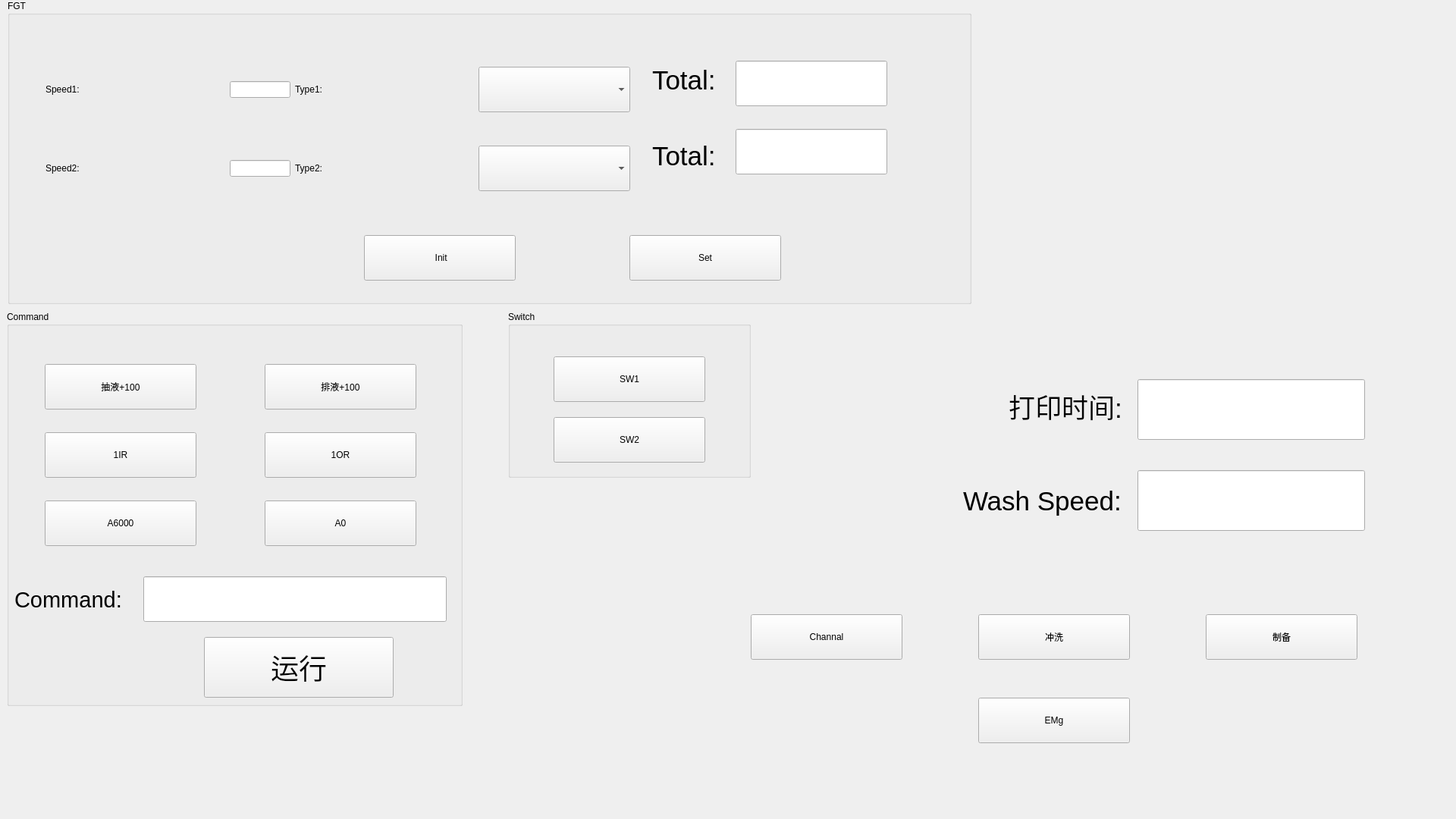
    <widget class="QWidget" name="tabFgt">
     <property name="sizePolicy">
      <sizepolicy hsizetype="Expanding" vsizetype="Expanding">
       <horstretch>0</horstretch>
       <verstretch>0</verstretch>
      </sizepolicy>
     </property>
     <property name="minimumSize">
      <size>
       <width>1920</width>
       <height>1080</height>
      </size>
     </property>
     <property name="maximumSize">
      <size>
       <width>1920</width>
       <height>1080</height>
      </size>
     </property>
     <attribute name="title">
      <string>Fgt</string>
     </attribute>
     <widget class="QGroupBox" name="groupBox_6">
      <property name="geometry">
       <rect>
        <x>10</x>
        <y>0</y>
        <width>1271</width>
        <height>401</height>
       </rect>
      </property>
      <property name="title">
       <string>FGT</string>
      </property>
      <widget class="QPushButton" name="btnFgtSet">
       <property name="geometry">
        <rect>
         <x>820</x>
         <y>310</y>
         <width>200</width>
         <height>60</height>
        </rect>
       </property>
       <property name="minimumSize">
        <size>
         <width>200</width>
         <height>60</height>
        </size>
       </property>
       <property name="maximumSize">
        <size>
         <width>200</width>
         <height>60</height>
        </size>
       </property>
       <property name="text">
        <string>Set</string>
       </property>
      </widget>
      <widget class="QPushButton" name="btnFgtInit">
       <property name="geometry">
        <rect>
         <x>470</x>
         <y>310</y>
         <width>200</width>
         <height>60</height>
        </rect>
       </property>
       <property name="minimumSize">
        <size>
         <width>200</width>
         <height>60</height>
        </size>
       </property>
       <property name="maximumSize">
        <size>
         <width>200</width>
         <height>60</height>
        </size>
       </property>
       <property name="text">
        <string> Init</string>
       </property>
      </widget>
      <widget class="QWidget" name="layoutWidget">
       <property name="geometry">
        <rect>
         <x>50</x>
         <y>50</y>
         <width>771</width>
         <height>241</height>
        </rect>
       </property>
       <layout class="QGridLayout" name="gridLayout">
        <item row="0" column="0">
         <widget class="QLabel" name="label_5">
          <property name="text">
           <string>Speed1:</string>
          </property>
         </widget>
        </item>
        <item row="1" column="0">
         <widget class="QLabel" name="label_6">
          <property name="text">
           <string>Speed2:</string>
          </property>
         </widget>
        </item>
        <item row="0" column="2">
         <widget class="QLabel" name="label_3">
          <property name="text">
           <string>Type1:</string>
          </property>
         </widget>
        </item>
        <item row="1" column="1">
         <widget class="QLineEdit" name="fgts2">
          <property name="maximumSize">
           <size>
            <width>80</width>
            <height>16777215</height>
           </size>
          </property>
         </widget>
        </item>
        <item row="1" column="2">
         <widget class="QLabel" name="label_4">
          <property name="text">
           <string>Type2:</string>
          </property>
         </widget>
        </item>
        <item row="0" column="1">
         <widget class="QLineEdit" name="fgts1">
          <property name="maximumSize">
           <size>
            <width>80</width>
            <height>16777215</height>
           </size>
          </property>
         </widget>
        </item>
        <item row="0" column="3">
         <widget class="QComboBox" name="fgtType1">
          <property name="minimumSize">
           <size>
            <width>200</width>
            <height>60</height>
           </size>
          </property>
          <property name="maximumSize">
           <size>
            <width>200</width>
            <height>60</height>
           </size>
          </property>
         </widget>
        </item>
        <item row="1" column="3">
         <widget class="QComboBox" name="fgtType2">
          <property name="minimumSize">
           <size>
            <width>200</width>
            <height>60</height>
           </size>
          </property>
          <property name="maximumSize">
           <size>
            <width>200</width>
            <height>60</height>
           </size>
          </property>
         </widget>
        </item>
       </layout>
      </widget>
      <widget class="QLineEdit" name="fgtsT2">
       <property name="geometry">
        <rect>
         <x>960</x>
         <y>170</y>
         <width>200</width>
         <height>60</height>
        </rect>
       </property>
       <property name="minimumSize">
        <size>
         <width>200</width>
         <height>60</height>
        </size>
       </property>
       <property name="maximumSize">
        <size>
         <width>200</width>
         <height>60</height>
        </size>
       </property>
      </widget>
      <widget class="QLineEdit" name="fgtsT1">
       <property name="geometry">
        <rect>
         <x>960</x>
         <y>80</y>
         <width>200</width>
         <height>60</height>
        </rect>
       </property>
       <property name="minimumSize">
        <size>
         <width>200</width>
         <height>60</height>
        </size>
       </property>
       <property name="maximumSize">
        <size>
         <width>200</width>
         <height>60</height>
        </size>
       </property>
      </widget>
      <widget class="QLabel" name="label_24">
       <property name="geometry">
        <rect>
         <x>850</x>
         <y>190</y>
         <width>107</width>
         <height>32</height>
        </rect>
       </property>
       <property name="font">
        <font>
         <pointsize>26</pointsize>
        </font>
       </property>
       <property name="text">
        <string>Total:</string>
       </property>
      </widget>
      <widget class="QLabel" name="label_25">
       <property name="geometry">
        <rect>
         <x>850</x>
         <y>90</y>
         <width>101</width>
         <height>32</height>
        </rect>
       </property>
       <property name="font">
        <font>
         <pointsize>26</pointsize>
        </font>
       </property>
       <property name="text">
        <string>Total:</string>
       </property>
      </widget>
     </widget>
     <widget class="QGroupBox" name="groupBox_11">
      <property name="geometry">
       <rect>
        <x>9</x>
        <y>410</y>
        <width>601</width>
        <height>521</height>
       </rect>
      </property>
      <property name="title">
       <string>Command</string>
      </property>
      <widget class="QPushButton" name="btn1OR">
       <property name="geometry">
        <rect>
         <x>340</x>
         <y>160</y>
         <width>200</width>
         <height>60</height>
        </rect>
       </property>
       <property name="minimumSize">
        <size>
         <width>200</width>
         <height>60</height>
        </size>
       </property>
       <property name="maximumSize">
        <size>
         <width>200</width>
         <height>60</height>
        </size>
       </property>
       <property name="text">
        <string>1OR</string>
       </property>
      </widget>
      <widget class="QPushButton" name="btn1IR">
       <property name="geometry">
        <rect>
         <x>50</x>
         <y>160</y>
         <width>200</width>
         <height>60</height>
        </rect>
       </property>
       <property name="minimumSize">
        <size>
         <width>200</width>
         <height>60</height>
        </size>
       </property>
       <property name="maximumSize">
        <size>
         <width>200</width>
         <height>60</height>
        </size>
       </property>
       <property name="text">
        <string>1IR</string>
       </property>
      </widget>
      <widget class="QPushButton" name="btnA0">
       <property name="geometry">
        <rect>
         <x>340</x>
         <y>250</y>
         <width>200</width>
         <height>60</height>
        </rect>
       </property>
       <property name="minimumSize">
        <size>
         <width>200</width>
         <height>60</height>
        </size>
       </property>
       <property name="maximumSize">
        <size>
         <width>200</width>
         <height>60</height>
        </size>
       </property>
       <property name="text">
        <string>A0</string>
       </property>
      </widget>
      <widget class="QPushButton" name="btnA6000">
       <property name="geometry">
        <rect>
         <x>50</x>
         <y>250</y>
         <width>200</width>
         <height>60</height>
        </rect>
       </property>
       <property name="minimumSize">
        <size>
         <width>200</width>
         <height>60</height>
        </size>
       </property>
       <property name="maximumSize">
        <size>
         <width>200</width>
         <height>60</height>
        </size>
       </property>
       <property name="text">
        <string>A6000</string>
       </property>
      </widget>
      <widget class="QLineEdit" name="fgtCommand">
       <property name="geometry">
        <rect>
         <x>180</x>
         <y>350</y>
         <width>400</width>
         <height>60</height>
        </rect>
       </property>
       <property name="minimumSize">
        <size>
         <width>400</width>
         <height>60</height>
        </size>
       </property>
       <property name="maximumSize">
        <size>
         <width>400</width>
         <height>60</height>
        </size>
       </property>
      </widget>
      <widget class="QPushButton" name="btnFgtRun">
       <property name="geometry">
        <rect>
         <x>260</x>
         <y>430</y>
         <width>250</width>
         <height>80</height>
        </rect>
       </property>
       <property name="minimumSize">
        <size>
         <width>250</width>
         <height>80</height>
        </size>
       </property>
       <property name="maximumSize">
        <size>
         <width>250</width>
         <height>80</height>
        </size>
       </property>
       <property name="font">
        <font>
         <pointsize>28</pointsize>
        </font>
       </property>
       <property name="text">
        <string>运行</string>
       </property>
      </widget>
      <widget class="QLabel" name="label_26">
       <property name="geometry">
        <rect>
         <x>10</x>
         <y>340</y>
         <width>161</width>
         <height>81</height>
        </rect>
       </property>
       <property name="font">
        <font>
         <pointsize>22</pointsize>
        </font>
       </property>
       <property name="text">
        <string>Command:</string>
       </property>
      </widget>
      <widget class="QPushButton" name="btn1P">
       <property name="geometry">
        <rect>
         <x>50</x>
         <y>70</y>
         <width>200</width>
         <height>60</height>
        </rect>
       </property>
       <property name="minimumSize">
        <size>
         <width>200</width>
         <height>60</height>
        </size>
       </property>
       <property name="maximumSize">
        <size>
         <width>200</width>
         <height>60</height>
        </size>
       </property>
       <property name="text">
        <string>抽液+100</string>
       </property>
      </widget>
      <widget class="QPushButton" name="btn1D">
       <property name="geometry">
        <rect>
         <x>340</x>
         <y>70</y>
         <width>200</width>
         <height>60</height>
        </rect>
       </property>
       <property name="minimumSize">
        <size>
         <width>200</width>
         <height>60</height>
        </size>
       </property>
       <property name="maximumSize">
        <size>
         <width>200</width>
         <height>60</height>
        </size>
       </property>
       <property name="text">
        <string>排液+100</string>
       </property>
      </widget>
     </widget>
     <widget class="QGroupBox" name="groupBox_13">
      <property name="geometry">
       <rect>
        <x>670</x>
        <y>410</y>
        <width>320</width>
        <height>220</height>
       </rect>
      </property>
      <property name="minimumSize">
       <size>
        <width>320</width>
        <height>220</height>
       </size>
      </property>
      <property name="maximumSize">
       <size>
        <width>320</width>
        <height>220</height>
       </size>
      </property>
      <property name="title">
       <string>Switch</string>
      </property>
      <widget class="QPushButton" name="btnSw1">
       <property name="geometry">
        <rect>
         <x>60</x>
         <y>60</y>
         <width>200</width>
         <height>60</height>
        </rect>
       </property>
       <property name="minimumSize">
        <size>
         <width>200</width>
         <height>60</height>
        </size>
       </property>
       <property name="maximumSize">
        <size>
         <width>200</width>
         <height>60</height>
        </size>
       </property>
       <property name="text">
        <string>SW1</string>
       </property>
      </widget>
      <widget class="QPushButton" name="btnSw2">
       <property name="geometry">
        <rect>
         <x>60</x>
         <y>140</y>
         <width>200</width>
         <height>60</height>
        </rect>
       </property>
       <property name="minimumSize">
        <size>
         <width>200</width>
         <height>60</height>
        </size>
       </property>
       <property name="maximumSize">
        <size>
         <width>200</width>
         <height>60</height>
        </size>
       </property>
       <property name="text">
        <string>SW2</string>
       </property>
      </widget>
     </widget>
     <widget class="QPushButton" name="btnChannal">
      <property name="geometry">
       <rect>
        <x>990</x>
        <y>810</y>
        <width>200</width>
        <height>60</height>
       </rect>
      </property>
      <property name="minimumSize">
       <size>
        <width>200</width>
        <height>60</height>
       </size>
      </property>
      <property name="maximumSize">
       <size>
        <width>200</width>
        <height>60</height>
       </size>
      </property>
      <property name="text">
       <string>Channal</string>
      </property>
     </widget>
     <widget class="QPushButton" name="btnFgtTest">
      <property name="geometry">
       <rect>
        <x>1590</x>
        <y>810</y>
        <width>200</width>
        <height>60</height>
       </rect>
      </property>
      <property name="minimumSize">
       <size>
        <width>200</width>
        <height>60</height>
       </size>
      </property>
      <property name="maximumSize">
       <size>
        <width>200</width>
        <height>60</height>
       </size>
      </property>
      <property name="text">
       <string>制备</string>
      </property>
     </widget>
     <widget class="QPushButton" name="btnFgtWash">
      <property name="geometry">
       <rect>
        <x>1290</x>
        <y>810</y>
        <width>200</width>
        <height>60</height>
       </rect>
      </property>
      <property name="minimumSize">
       <size>
        <width>200</width>
        <height>60</height>
       </size>
      </property>
      <property name="maximumSize">
       <size>
        <width>200</width>
        <height>60</height>
       </size>
      </property>
      <property name="text">
       <string>冲洗</string>
      </property>
     </widget>
     <widget class="QLineEdit" name="lineWashSpeed">
      <property name="geometry">
       <rect>
        <x>1500</x>
        <y>620</y>
        <width>300</width>
        <height>80</height>
       </rect>
      </property>
      <property name="minimumSize">
       <size>
        <width>300</width>
        <height>80</height>
       </size>
      </property>
      <property name="maximumSize">
       <size>
        <width>300</width>
        <height>80</height>
       </size>
      </property>
      <property name="font">
       <font>
        <pointsize>26</pointsize>
       </font>
      </property>
     </widget>
     <widget class="QLabel" name="label_12">
      <property name="geometry">
       <rect>
        <x>1270</x>
        <y>630</y>
        <width>221</width>
        <height>61</height>
       </rect>
      </property>
      <property name="font">
       <font>
        <pointsize>26</pointsize>
       </font>
      </property>
      <property name="text">
       <string>Wash Speed:</string>
      </property>
     </widget>
     <widget class="QLineEdit" name="linePrintTime">
      <property name="geometry">
       <rect>
        <x>1500</x>
        <y>500</y>
        <width>300</width>
        <height>80</height>
       </rect>
      </property>
      <property name="minimumSize">
       <size>
        <width>300</width>
        <height>80</height>
       </size>
      </property>
      <property name="maximumSize">
       <size>
        <width>300</width>
        <height>80</height>
       </size>
      </property>
      <property name="font">
       <font>
        <pointsize>26</pointsize>
       </font>
      </property>
      <property name="text">
       <string/>
      </property>
     </widget>
     <widget class="QLabel" name="label_13">
      <property name="geometry">
       <rect>
        <x>1330</x>
        <y>500</y>
        <width>181</width>
        <height>71</height>
       </rect>
      </property>
      <property name="font">
       <font>
        <pointsize>26</pointsize>
       </font>
      </property>
      <property name="text">
       <string>打印时间:</string>
      </property>
     </widget>
     <widget class="QPushButton" name="btnInjectEMg">
      <property name="geometry">
       <rect>
        <x>1290</x>
        <y>920</y>
        <width>200</width>
        <height>60</height>
       </rect>
      </property>
      <property name="minimumSize">
       <size>
        <width>200</width>
        <height>60</height>
       </size>
      </property>
      <property name="maximumSize">
       <size>
        <width>200</width>
        <height>60</height>
       </size>
      </property>
      <property name="text">
       <string>EMg</string>
      </property>
     </widget>
     <zorder>btnFgtTest</zorder>
     <zorder>groupBox_6</zorder>
     <zorder>groupBox_11</zorder>
     <zorder>groupBox_13</zorder>
     <zorder>btnChannal</zorder>
     <zorder>btnFgtWash</zorder>
     <zorder>lineWashSpeed</zorder>
     <zorder>label_12</zorder>
     <zorder>linePrintTime</zorder>
     <zorder>label_13</zorder>
     <zorder>btnInjectEMg</zorder>
    </widget>
